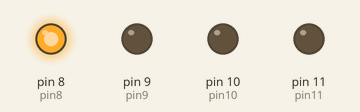
Simulated run of this sketch. Board: Arduino Uno, built with avr-gcc and run on an emulated ATmega328P. Parts: output pins drawn as LEDs (lit = HIGH).

Above: at 0.05 s.
At 0.75 s:
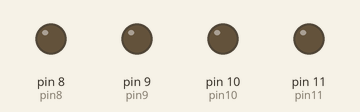
At 1.45 s:
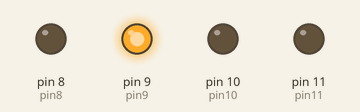
At 1.85 s:
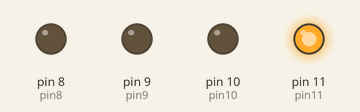
At 2.85 s:
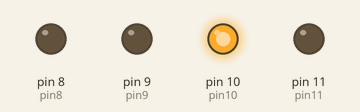
Timing chart, 0 to 3.1 s (numbered marks = the images above):
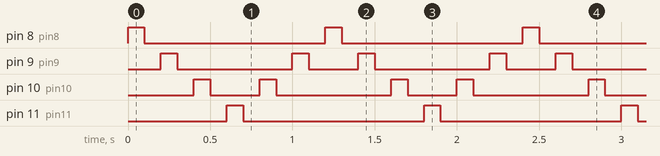

Measured:
- by itself, pin 8 (pin8), pin 11 (pin11): alternates HIGH for 0.10 s and LOW for 1.1 s
- by itself, pin 9 (pin9): repeats every 1.2 s: LOW 0.70 s, HIGH 0.10 s, LOW 0.30 s, HIGH 0.10 s
- by itself, pin 10 (pin10): repeats every 1.2 s: LOW 0.30 s, HIGH 0.10 s, LOW 0.70 s, HIGH 0.10 s

The sketch:

Knightrider_Timer.ino
```cpp
/* Knightrider
 *  This sketch contains the timer delay function and an extra LED
*/

int pin8 = 8;
int pin9 = 9;
int pin10 = 10;
int pin11 = 11;
int timer = 100;

void setup(){
  pinMode(pin8, OUTPUT);
  pinMode(pin9, OUTPUT);
  pinMode(pin10, OUTPUT);
  pinMode(pin11, OUTPUT);

}

void loop() {
   digitalWrite(pin8, HIGH);
   delay(timer);
   digitalWrite(pin8, LOW);
   delay(timer);

   digitalWrite(pin9, HIGH);
   delay(timer);
   digitalWrite(pin9, LOW);
   delay(timer);

   digitalWrite(pin10, HIGH);
   delay(timer);
   digitalWrite(pin10, LOW);
   delay(timer);

   digitalWrite(pin11, HIGH);
   delay(timer);
   digitalWrite(pin11, LOW);
   delay(timer);

   digitalWrite(pin10, HIGH);
   delay(timer);
   digitalWrite(pin10, LOW);
   delay(timer);

   digitalWrite(pin9, HIGH);
   delay(timer);
   digitalWrite(pin9, LOW);
   delay(timer);
}
```
